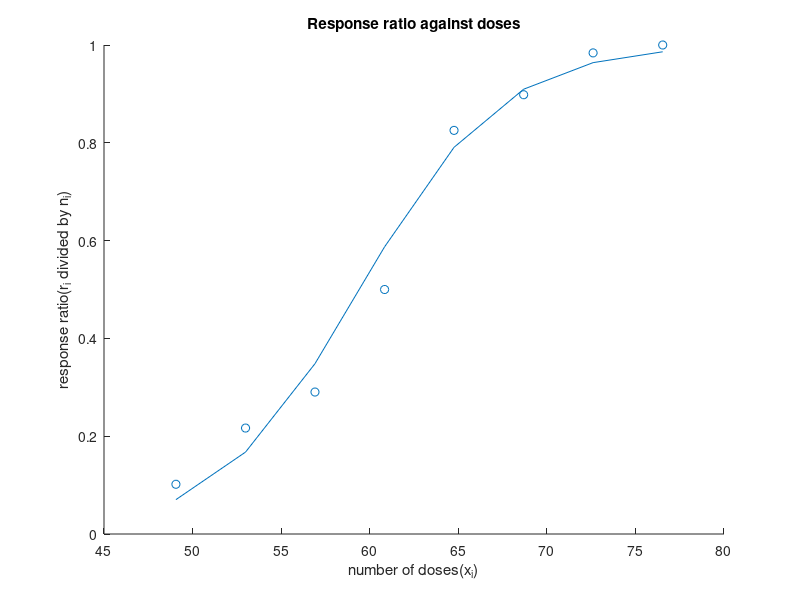

This chart was generated by the following MATLAB code:

%
%LOGIT Calculates the negative log-likelihood for a logistic
%  model and quantal response data
%  x is the 'dose'
%  n is the number of individuals at each 'dose'
%  r is the number of individuals that respond at each 'dose'
%  x,n and r are global variables, set in the driving program
%_____________________________________________________________

%Question 3
x = [49.06,52.99,56.91,60.84,64.76,68.69,72.61,76.54]
 n = [59 60 62 56 63 59 62 60];
 r=  [6 13 18 28 52 53 61 60]
 
 %part(b)
 
 scatter(x,r./n)
 xlabel('number of doses(x_i)');ylabel('response ratio(r_i divided by n_i)');
 title('Response ratio against doses');
 %part (c)
 hold;
 h=ones(size(x));
 alpha=-14.8085;
 beta=0.2492;
 y=h./(1+exp(-(alpha + beta*x)));
 plot(x,y)
 %As we can see from the graph it is a good fit
 
  
